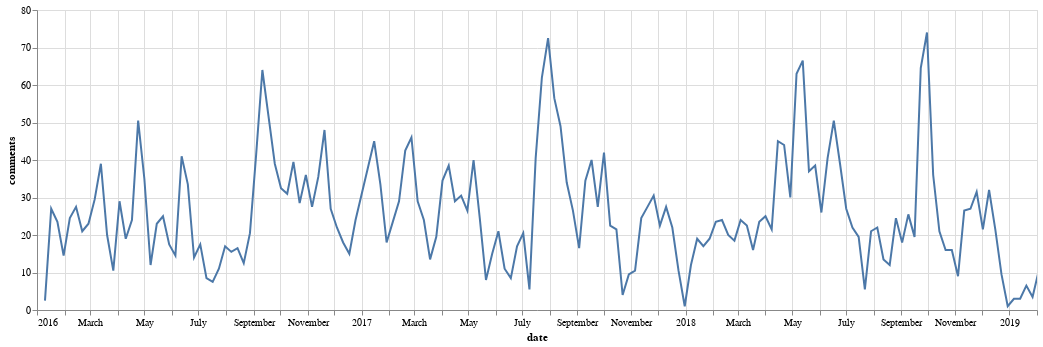

Source (notebook cell):
### Code cell
# Comment totals over time
all_user_data = user_data.reset_index().groupby('date').sum()['comments'].reset_index()
alt.Chart(data=all_user_data, width=1000).mark_line(clip=True).encode(
    x=alt.X('date', scale=alt.Scale(domain=["2016-01-01", "2019-02-01"])),
    y='comments',
)

### Figure 1 — Vega-Lite specification as saved in the notebook (floating-point values rounded to 4 significant figures; data arrays with more than 128 entries replaced by an {"elided": "..."} marker saying what was removed)
{"$schema": "https://vega.github.io/schema/vega-lite/v2.6.0.json", "config": {"view": {"height": 300, "width": 400}}, "data": {"name": "data-8a4adbd583dffb5d9feb8ce4fa21afc6"}, "datasets": {"data-8a4adbd583dffb5d9feb8ce4fa21afc6": {"elided": "161 records"}}, "encoding": {"x": {"field": "date", "scale": {"domain": ["2016-01-01", "2019-02-01"]}, "type": "temporal"}, "y": {"field": "comments", "type": "quantitative"}}, "mark": {"clip": true, "type": "line"}, "width": 1000}
